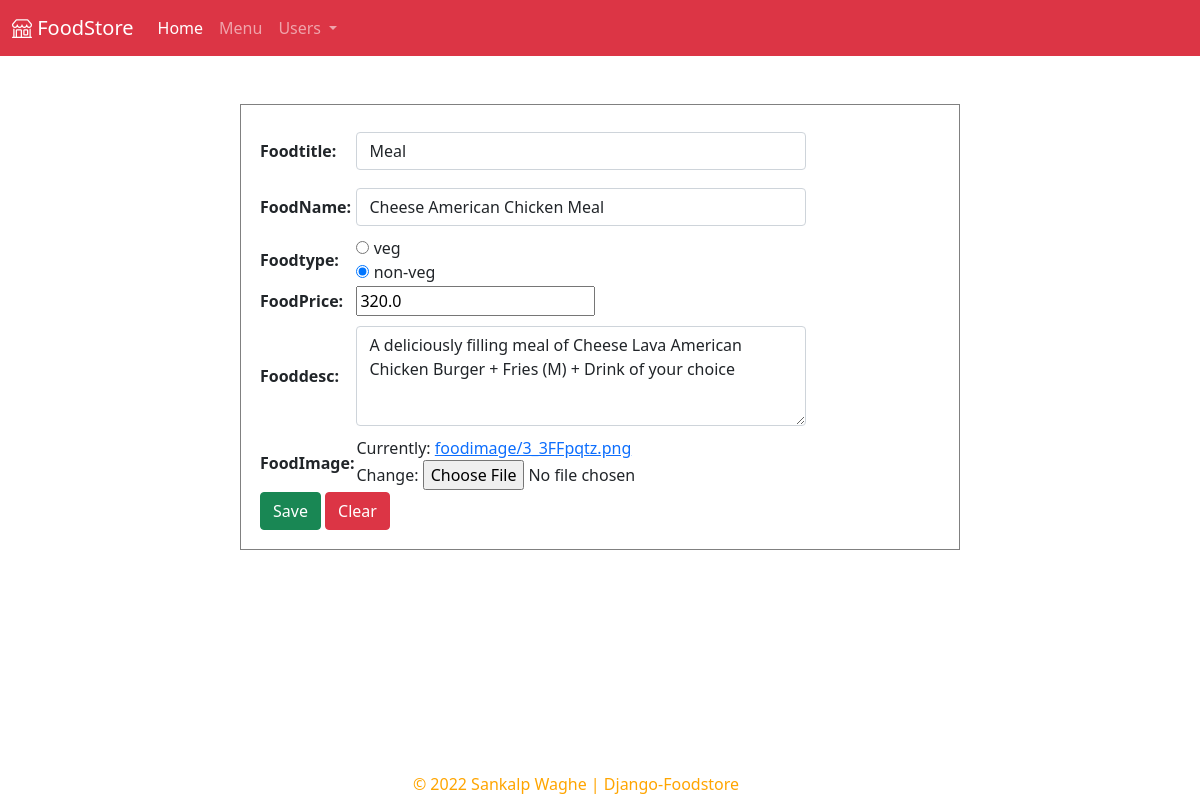
Page /food/updatefood/3 on the committed database.
### food/models.py (models this page shows, shortened)
class Food(models.Model):
    foodId = models.AutoField(primary_key=True)
    foodTitle = models.CharField(max_length=20, default='Burger')
    foodName = models.CharField(max_length=50)
    foodType = models.CharField(max_length=10)
    foodPrice = models.FloatField()
    foodDesc = models.TextField()
    foodImage = models.ImageField(
        upload_to='foodimage/', default='NO-Image.jpg')

### food/views.py (the view)
# urls.py: path("updatefood/<int:pk>",FoodUpdateView.as_view(), name="updatefood"),
class FoodUpdateView(SuccessMessageMixin, UpdateView):
    model = Food
    form_class = FoodForm
    template_name = "food/foodform.html"
    success_message = 'Food is Updated Successfully...'
    success_url = reverse_lazy("foodlist")

### food/forms.py
class FoodForm(forms.ModelForm):
    CHOICES = (
        ('Veg', 'veg'),
        ('Non-Veg', 'non-veg'))
    foodType = forms.ChoiceField(
        widget=forms.RadioSelect,
        choices=CHOICES)
    foodDesc = forms.CharField(widget=forms.Textarea(attrs={
        "class": "form-control my-2",
        "style": "width:450px; height:100px"}))
    foodTitle = forms.CharField(widget=forms.TextInput(attrs={
        "class": "form-control my-2",
        "style": "width:450px; "}))
    class Meta:
        model = Food
        fields = '__all__'
        widgets = {
            'foodName': forms.TextInput(attrs={
                "class": "form-control my-2",
                "style": "width:450px; "
            }),
        }

### templates/food/foodform.html (shortened to what this page needs)
{% extends 'base.html' %} {% block title %}Food Form{% endblock title %}
{% block body %}
<div class="container my-5" style="margin:auto; width:60%; padding:10px; border:1px solid grey;">
  <form action="" method="post" enctype="multipart/form-data">
    <table class="my-2 ms-2">
      {{form.as_table}}
      <tr>
        <td colspan="2">
          <input class="btn btn-success" type="submit" value="Save" />
          <input class="btn btn-danger" type="reset" value="Clear" />
        </td>
      </tr>
    </table>
  </form>
</div>
{% endblock body %}

### rows in the picture
Food: foodTitle "Meal", foodName "Cheese American Chicken Meal", foodType "☐ veg ☑ non-veg", foodPrice "320.0", foodDesc "A deliciously filling meal of Cheese Lava American Chicken Burger + Fries (M) + Drink of your choice"
